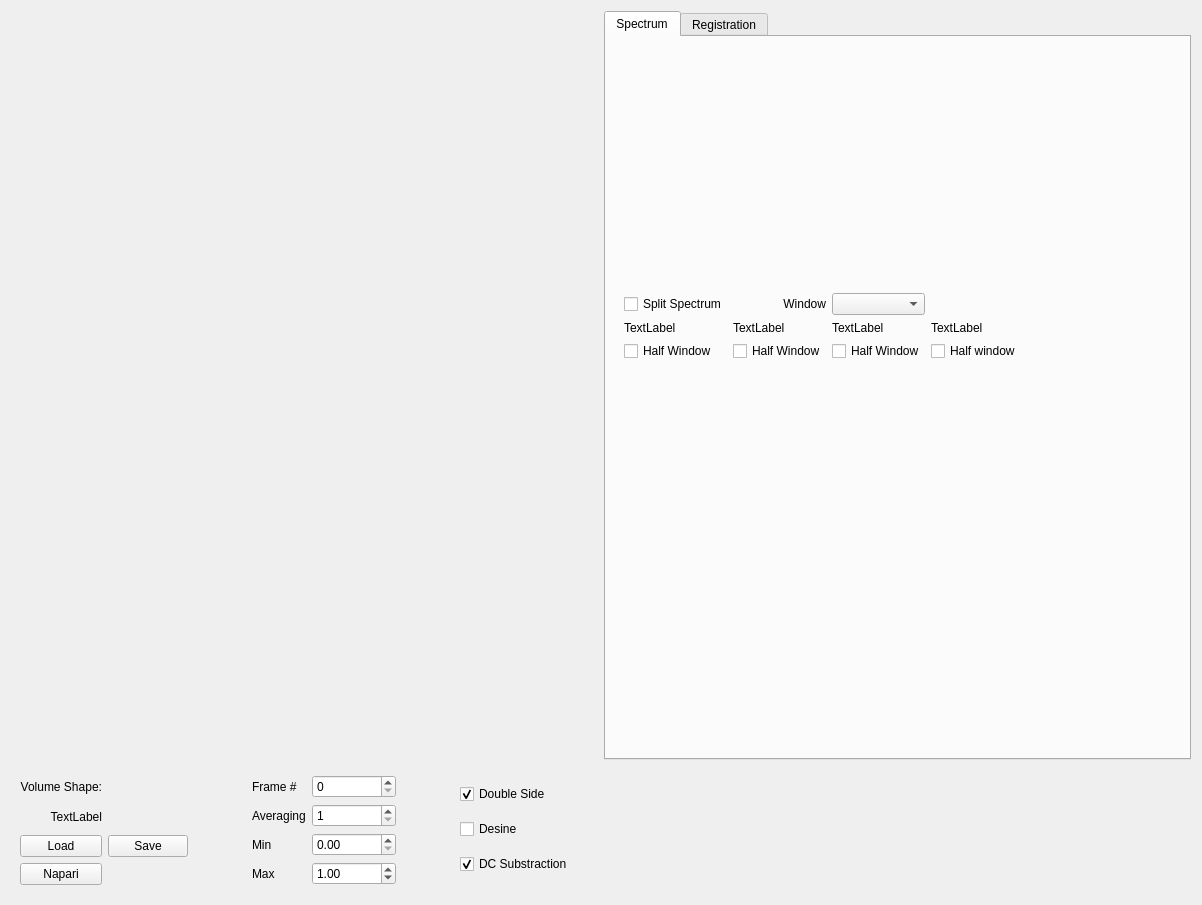
<?xml version="1.0" encoding="UTF-8"?>
<ui version="4.0">
 <class>Dialog</class>
 <widget class="QDialog" name="Dialog">
  <property name="geometry">
   <rect>
    <x>0</x>
    <y>0</y>
    <width>1202</width>
    <height>905</height>
   </rect>
  </property>
  <property name="sizePolicy">
   <sizepolicy hsizetype="Expanding" vsizetype="Expanding">
    <horstretch>0</horstretch>
    <verstretch>0</verstretch>
   </sizepolicy>
  </property>
  <property name="windowTitle">
   <string>Dialog</string>
  </property>
  <layout class="QGridLayout" name="gridLayout" rowstretch="8,0" columnstretch="0,0">
   <item row="0" column="1">
    <widget class="QFrame" name="controlFrame">
     <property name="sizePolicy">
      <sizepolicy hsizetype="Expanding" vsizetype="Expanding">
       <horstretch>0</horstretch>
       <verstretch>0</verstretch>
      </sizepolicy>
     </property>
     <layout class="QVBoxLayout" name="verticalLayout">
      <property name="spacing">
       <number>0</number>
      </property>
      <property name="leftMargin">
       <number>0</number>
      </property>
      <property name="topMargin">
       <number>0</number>
      </property>
      <property name="rightMargin">
       <number>0</number>
      </property>
      <property name="bottomMargin">
       <number>0</number>
      </property>
      <item>
       <widget class="QTabWidget" name="tabWidget">
        <property name="currentIndex">
         <number>0</number>
        </property>
        <widget class="QWidget" name="spectrum_tab">
         <attribute name="title">
          <string>Spectrum</string>
         </attribute>
         <layout class="QVBoxLayout" name="verticalLayout_2" stretch="1,2">
          <item>
           <widget class="QWidget" name="plotViewPlaceHolder" native="true"/>
          </item>
          <item>
           <widget class="QFrame" name="frame_2">
            <property name="frameShape">
             <enum>QFrame::NoFrame</enum>
            </property>
            <layout class="QGridLayout" name="gridLayout_5">
             <item row="0" column="0">
              <widget class="QCheckBox" name="checkBox">
               <property name="text">
                <string>Split Spectrum</string>
               </property>
              </widget>
             </item>
             <item row="2" column="0">
              <widget class="QCheckBox" name="checkBox_2">
               <property name="text">
                <string>Half Window</string>
               </property>
              </widget>
             </item>
             <item row="2" column="4">
              <spacer name="horizontalSpacer_4">
               <property name="orientation">
                <enum>Qt::Horizontal</enum>
               </property>
               <property name="sizeHint" stdset="0">
                <size>
                 <width>40</width>
                 <height>20</height>
                </size>
               </property>
              </spacer>
             </item>
             <item row="2" column="2">
              <widget class="QCheckBox" name="checkBox_4">
               <property name="text">
                <string>Half Window</string>
               </property>
              </widget>
             </item>
             <item row="2" column="3">
              <widget class="QCheckBox" name="checkBox_5">
               <property name="text">
                <string>Half window</string>
               </property>
              </widget>
             </item>
             <item row="2" column="1">
              <widget class="QCheckBox" name="checkBox_3">
               <property name="text">
                <string>Half Window</string>
               </property>
              </widget>
             </item>
             <item row="3" column="3">
              <spacer name="verticalSpacer">
               <property name="orientation">
                <enum>Qt::Vertical</enum>
               </property>
               <property name="sizeHint" stdset="0">
                <size>
                 <width>20</width>
                 <height>40</height>
                </size>
               </property>
              </spacer>
             </item>
             <item row="0" column="2">
              <widget class="QComboBox" name="comboBox"/>
             </item>
             <item row="0" column="1">
              <widget class="QLabel" name="label_10">
               <property name="text">
                <string>Window</string>
               </property>
               <property name="alignment">
                <set>Qt::AlignRight|Qt::AlignTrailing|Qt::AlignVCenter</set>
               </property>
              </widget>
             </item>
             <item row="1" column="0">
              <widget class="QLabel" name="label_11">
               <property name="text">
                <string>TextLabel</string>
               </property>
              </widget>
             </item>
             <item row="1" column="1">
              <widget class="QLabel" name="label_12">
               <property name="text">
                <string>TextLabel</string>
               </property>
              </widget>
             </item>
             <item row="1" column="2">
              <widget class="QLabel" name="label_13">
               <property name="text">
                <string>TextLabel</string>
               </property>
              </widget>
             </item>
             <item row="1" column="3">
              <widget class="QLabel" name="label_15">
               <property name="text">
                <string>TextLabel</string>
               </property>
              </widget>
             </item>
            </layout>
           </widget>
          </item>
         </layout>
        </widget>
        <widget class="QWidget" name="registration_tab">
         <attribute name="title">
          <string>Registration</string>
         </attribute>
         <layout class="QGridLayout" name="gridLayout_4">
          <item row="12" column="1">
           <spacer name="horizontalSpacer_3">
            <property name="orientation">
             <enum>Qt::Vertical</enum>
            </property>
            <property name="sizeHint" stdset="0">
             <size>
              <width>40</width>
              <height>20</height>
             </size>
            </property>
           </spacer>
          </item>
          <item row="14" column="0">
           <spacer name="verticalSpacer_2">
            <property name="orientation">
             <enum>Qt::Vertical</enum>
            </property>
            <property name="sizeHint" stdset="0">
             <size>
              <width>20</width>
              <height>40</height>
             </size>
            </property>
           </spacer>
          </item>
          <item row="12" column="0">
           <widget class="QFrame" name="frame_4">
            <property name="frameShape">
             <enum>QFrame::NoFrame</enum>
            </property>
            <layout class="QGridLayout" name="gridLayout_6">
             <item row="3" column="2">
              <widget class="QDoubleSpinBox" name="C2SpinBox">
               <property name="minimum">
                <double>-2000.000000000000000</double>
               </property>
               <property name="maximum">
                <double>2000.000000000000000</double>
               </property>
              </widget>
             </item>
             <item row="3" column="1">
              <widget class="QLabel" name="label_6">
               <property name="text">
                <string>C2</string>
               </property>
              </widget>
             </item>
             <item row="6" column="2">
              <widget class="QComboBox" name="stepSizeComboBox">
               <property name="currentIndex">
                <number>1</number>
               </property>
               <item>
                <property name="text">
                 <string>10.0</string>
                </property>
               </item>
               <item>
                <property name="text">
                 <string>1.0</string>
                </property>
               </item>
               <item>
                <property name="text">
                 <string>0.1</string>
                </property>
               </item>
               <item>
                <property name="text">
                 <string>0.01</string>
                </property>
               </item>
              </widget>
             </item>
             <item row="2" column="3">
              <widget class="QComboBox" name="C1ScaleComboBox">
               <property name="currentIndex">
                <number>3</number>
               </property>
               <item>
                <property name="text">
                 <string>0.001</string>
                </property>
               </item>
               <item>
                <property name="text">
                 <string>0.01</string>
                </property>
               </item>
               <item>
                <property name="text">
                 <string>0.1</string>
                </property>
               </item>
               <item>
                <property name="text">
                 <string>1</string>
                </property>
               </item>
               <item>
                <property name="text">
                 <string>10</string>
                </property>
               </item>
               <item>
                <property name="text">
                 <string>100</string>
                </property>
               </item>
               <item>
                <property name="text">
                 <string>1000</string>
                </property>
               </item>
              </widget>
             </item>
             <item row="5" column="1">
              <widget class="QLabel" name="label_8">
               <property name="text">
                <string>Range</string>
               </property>
              </widget>
             </item>
             <item row="4" column="2">
              <widget class="QDoubleSpinBox" name="C3SpinBox">
               <property name="minimum">
                <double>-2000.000000000000000</double>
               </property>
               <property name="maximum">
                <double>2000.000000000000000</double>
               </property>
              </widget>
             </item>
             <item row="1" column="1">
              <widget class="QLabel" name="label_4">
               <property name="text">
                <string>C0</string>
               </property>
              </widget>
             </item>
             <item row="4" column="3">
              <widget class="QComboBox" name="C3ScaleComboBox">
               <property name="currentIndex">
                <number>0</number>
               </property>
               <item>
                <property name="text">
                 <string>0.001</string>
                </property>
               </item>
               <item>
                <property name="text">
                 <string>0.01</string>
                </property>
               </item>
               <item>
                <property name="text">
                 <string>0.1</string>
                </property>
               </item>
               <item>
                <property name="text">
                 <string>1</string>
                </property>
               </item>
               <item>
                <property name="text">
                 <string>10</string>
                </property>
               </item>
               <item>
                <property name="text">
                 <string>100</string>
                </property>
               </item>
               <item>
                <property name="text">
                 <string>1000</string>
                </property>
               </item>
              </widget>
             </item>
             <item row="0" column="1">
              <widget class="QCheckBox" name="inverseCheckBox">
               <property name="text">
                <string>Inverse</string>
               </property>
              </widget>
             </item>
             <item row="2" column="2">
              <widget class="QDoubleSpinBox" name="C1SpinBox">
               <property name="minimum">
                <double>-2000.000000000000000</double>
               </property>
               <property name="maximum">
                <double>2000.000000000000000</double>
               </property>
              </widget>
             </item>
             <item row="1" column="3">
              <widget class="QComboBox" name="C0ScaleComboBox">
               <property name="currentIndex">
                <number>3</number>
               </property>
               <item>
                <property name="text">
                 <string>0.001</string>
                </property>
               </item>
               <item>
                <property name="text">
                 <string>0.01</string>
                </property>
               </item>
               <item>
                <property name="text">
                 <string>0.1</string>
                </property>
               </item>
               <item>
                <property name="text">
                 <string>1</string>
                </property>
               </item>
               <item>
                <property name="text">
                 <string>10</string>
                </property>
               </item>
               <item>
                <property name="text">
                 <string>100</string>
                </property>
               </item>
               <item>
                <property name="text">
                 <string>1000</string>
                </property>
               </item>
              </widget>
             </item>
             <item row="4" column="0">
              <widget class="QCheckBox" name="C3CheckBox">
               <property name="text">
                <string>C3</string>
               </property>
              </widget>
             </item>
             <item row="1" column="2">
              <widget class="QDoubleSpinBox" name="C0SpinBox">
               <property name="minimum">
                <double>-2000.000000000000000</double>
               </property>
               <property name="maximum">
                <double>2000.000000000000000</double>
               </property>
              </widget>
             </item>
             <item row="0" column="3">
              <widget class="QLabel" name="label_9">
               <property name="text">
                <string>Scale</string>
               </property>
              </widget>
             </item>
             <item row="6" column="1">
              <widget class="QLabel" name="label_14">
               <property name="text">
                <string>Step Size</string>
               </property>
              </widget>
             </item>
             <item row="0" column="0">
              <widget class="QCheckBox" name="enableCheckBox">
               <property name="text">
                <string>Enable</string>
               </property>
              </widget>
             </item>
             <item row="3" column="3">
              <widget class="QComboBox" name="C2ScaleComboBox">
               <property name="currentIndex">
                <number>0</number>
               </property>
               <item>
                <property name="text">
                 <string>0.001</string>
                </property>
               </item>
               <item>
                <property name="text">
                 <string>0.01</string>
                </property>
               </item>
               <item>
                <property name="text">
                 <string>0.1</string>
                </property>
               </item>
               <item>
                <property name="text">
                 <string>1</string>
                </property>
               </item>
               <item>
                <property name="text">
                 <string>10</string>
                </property>
               </item>
               <item>
                <property name="text">
                 <string>100</string>
                </property>
               </item>
               <item>
                <property name="text">
                 <string>1000</string>
                </property>
               </item>
              </widget>
             </item>
             <item row="5" column="0">
              <widget class="QCheckBox" name="currentCheckBox">
               <property name="text">
                <string>Current</string>
               </property>
              </widget>
             </item>
             <item row="2" column="1">
              <widget class="QLabel" name="label_5">
               <property name="text">
                <string>C1</string>
               </property>
              </widget>
             </item>
             <item row="3" column="0">
              <widget class="QCheckBox" name="C2CheckBox">
               <property name="text">
                <string>C2</string>
               </property>
              </widget>
             </item>
             <item row="5" column="3">
              <widget class="QPushButton" name="autoFindPushButton">
               <property name="text">
                <string>Find</string>
               </property>
              </widget>
             </item>
             <item row="1" column="0">
              <widget class="QCheckBox" name="C0CheckBox">
               <property name="text">
                <string>C0</string>
               </property>
              </widget>
             </item>
             <item row="4" column="1">
              <widget class="QLabel" name="label_7">
               <property name="text">
                <string>C3</string>
               </property>
              </widget>
             </item>
             <item row="5" column="2">
              <widget class="QSpinBox" name="rangeSpinBox">
               <property name="minimum">
                <number>1</number>
               </property>
               <property name="maximum">
                <number>1000</number>
               </property>
               <property name="value">
                <number>10</number>
               </property>
              </widget>
             </item>
             <item row="2" column="0">
              <widget class="QCheckBox" name="C1CheckBox">
               <property name="text">
                <string>C1</string>
               </property>
              </widget>
             </item>
             <item row="6" column="3">
              <widget class="QCheckBox" name="linearInterpCheckBox">
               <property name="text">
                <string>Linear Interpolation</string>
               </property>
               <property name="checked">
                <bool>true</bool>
               </property>
              </widget>
             </item>
             <item row="7" column="3">
              <widget class="QCheckBox" name="frequencyDomainCheckBox">
               <property name="text">
                <string>Frequency Domain</string>
               </property>
               <property name="checked">
                <bool>true</bool>
               </property>
              </widget>
             </item>
            </layout>
           </widget>
          </item>
         </layout>
        </widget>
       </widget>
      </item>
     </layout>
    </widget>
   </item>
   <item row="1" column="1">
    <widget class="QFrame" name="filler_frame_1">
     <property name="frameShape">
      <enum>QFrame::NoFrame</enum>
     </property>
     <layout class="QGridLayout" name="gridLayout_12"/>
    </widget>
   </item>
   <item row="1" column="0">
    <widget class="QFrame" name="fileFrame">
     <property name="sizePolicy">
      <sizepolicy hsizetype="Expanding" vsizetype="Expanding">
       <horstretch>0</horstretch>
       <verstretch>0</verstretch>
      </sizepolicy>
     </property>
     <layout class="QHBoxLayout" name="horizontalLayout" stretch="2,0,2,0,2">
      <property name="leftMargin">
       <number>0</number>
      </property>
      <property name="topMargin">
       <number>0</number>
      </property>
      <property name="rightMargin">
       <number>0</number>
      </property>
      <property name="bottomMargin">
       <number>0</number>
      </property>
      <item>
       <widget class="QFrame" name="frame">
        <property name="frameShape">
         <enum>QFrame::NoFrame</enum>
        </property>
        <layout class="QGridLayout" name="gridLayout_2">
         <item row="0" column="0">
          <widget class="QLabel" name="label">
           <property name="text">
            <string>Volume Shape:</string>
           </property>
           <property name="alignment">
            <set>Qt::AlignRight|Qt::AlignTrailing|Qt::AlignVCenter</set>
           </property>
          </widget>
         </item>
         <item row="2" column="1">
          <widget class="QPushButton" name="saveFileButton">
           <property name="text">
            <string>Save</string>
           </property>
          </widget>
         </item>
         <item row="2" column="0">
          <widget class="QPushButton" name="loadFileButton">
           <property name="text">
            <string>Load</string>
           </property>
          </widget>
         </item>
         <item row="1" column="0">
          <widget class="QLabel" name="volumeShapeLabel">
           <property name="text">
            <string>TextLabel</string>
           </property>
           <property name="alignment">
            <set>Qt::AlignRight|Qt::AlignTrailing|Qt::AlignVCenter</set>
           </property>
          </widget>
         </item>
         <item row="3" column="0">
          <widget class="QPushButton" name="napariButton">
           <property name="text">
            <string>Napari</string>
           </property>
          </widget>
         </item>
        </layout>
       </widget>
      </item>
      <item>
       <spacer name="horizontalSpacer">
        <property name="orientation">
         <enum>Qt::Vertical</enum>
        </property>
        <property name="sizeHint" stdset="0">
         <size>
          <width>40</width>
          <height>20</height>
         </size>
        </property>
       </spacer>
      </item>
      <item>
       <widget class="QFrame" name="frame_3">
        <property name="frameShape">
         <enum>QFrame::NoFrame</enum>
        </property>
        <layout class="QGridLayout" name="gridLayout_3">
         <item row="2" column="1">
          <widget class="QDoubleSpinBox" name="minSpinBox">
           <property name="maximum">
            <double>1000000.000000000000000</double>
           </property>
           <property name="singleStep">
            <double>1.000000000000000</double>
           </property>
          </widget>
         </item>
         <item row="0" column="0">
          <widget class="QLabel" name="label_17">
           <property name="text">
            <string>Frame #</string>
           </property>
          </widget>
         </item>
         <item row="3" column="0">
          <widget class="QLabel" name="label_3">
           <property name="text">
            <string>Max</string>
           </property>
          </widget>
         </item>
         <item row="2" column="0">
          <widget class="QLabel" name="label_2">
           <property name="text">
            <string>Min</string>
           </property>
          </widget>
         </item>
         <item row="3" column="1">
          <widget class="QDoubleSpinBox" name="maxSpinBox">
           <property name="maximum">
            <double>1000000.000000000000000</double>
           </property>
           <property name="singleStep">
            <double>1.000000000000000</double>
           </property>
           <property name="value">
            <double>1.000000000000000</double>
           </property>
          </widget>
         </item>
         <item row="0" column="1">
          <widget class="QSpinBox" name="frameNumSpinBox">
           <property name="maximum">
            <number>1000000</number>
           </property>
          </widget>
         </item>
         <item row="1" column="1">
          <widget class="QSpinBox" name="averageSpinBox">
           <property name="minimum">
            <number>1</number>
           </property>
           <property name="value">
            <number>1</number>
           </property>
          </widget>
         </item>
         <item row="1" column="0">
          <widget class="QLabel" name="label_18">
           <property name="text">
            <string>Averaging</string>
           </property>
          </widget>
         </item>
        </layout>
       </widget>
      </item>
      <item>
       <spacer name="horizontalSpacer_2">
        <property name="orientation">
         <enum>Qt::Vertical</enum>
        </property>
        <property name="sizeHint" stdset="0">
         <size>
          <width>40</width>
          <height>20</height>
         </size>
        </property>
       </spacer>
      </item>
      <item>
       <widget class="QFrame" name="frame_12">
        <property name="sizePolicy">
         <sizepolicy hsizetype="Expanding" vsizetype="Expanding">
          <horstretch>0</horstretch>
          <verstretch>0</verstretch>
         </sizepolicy>
        </property>
        <property name="frameShape">
         <enum>QFrame::NoFrame</enum>
        </property>
        <layout class="QGridLayout" name="gridLayout_13">
         <item row="1" column="0">
          <widget class="QCheckBox" name="desineCheckBox">
           <property name="text">
            <string>Desine</string>
           </property>
          </widget>
         </item>
         <item row="2" column="0">
          <widget class="QCheckBox" name="dcSubtractCheckBox">
           <property name="text">
            <string>DC Substraction</string>
           </property>
           <property name="checked">
            <bool>true</bool>
           </property>
          </widget>
         </item>
         <item row="0" column="0">
          <widget class="QCheckBox" name="doubleSideCheckBox">
           <property name="text">
            <string>Double Side</string>
           </property>
           <property name="checked">
            <bool>true</bool>
           </property>
          </widget>
         </item>
        </layout>
       </widget>
      </item>
     </layout>
    </widget>
   </item>
   <item row="0" column="0">
    <widget class="QWidget" name="graphicsViewPlaceHolder" native="true">
     <property name="sizePolicy">
      <sizepolicy hsizetype="Expanding" vsizetype="Expanding">
       <horstretch>0</horstretch>
       <verstretch>0</verstretch>
      </sizepolicy>
     </property>
    </widget>
   </item>
  </layout>
 </widget>
 <resources/>
 <connections/>
</ui>
